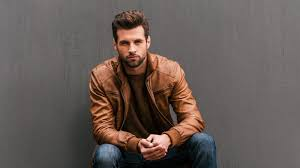
#> input picture images/img1.jpeg, 300 x 168 px
$ python gradients.py
#> lines starting #> are read from the running program, lines starting #| are printed output that depends on the picture; after the words box and inside, x2 and y2 are one past the last pixel; in counts of white or black regions, pixels touching at a corner belong together
import cv2 as cv
import numpy as np

img = cv.imread('./images/img1.jpeg')
#> img is the input picture: shape (168, 300, 3); mean B, G, R 85.8, 90.2, 101.2
img = cv.resize(img,(400,400))
#> img: shape (400, 400, 3)


img = cv.cvtColor(img,cv.COLOR_BGR2GRAY)
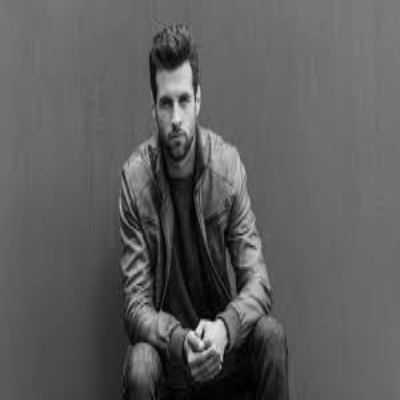
#> img: shape (400, 400); min 0, max 233, mean 93

# Laplacian
lap = cv.Laplacian(img,cv.CV_64F)
lap = np.uint8(np.absolute(lap))


# Sobel
sobelx = cv.Sobel(img,cv.CV_64F,1,0)
sobely = cv.Sobel(img,cv.CV_64F,0,1)
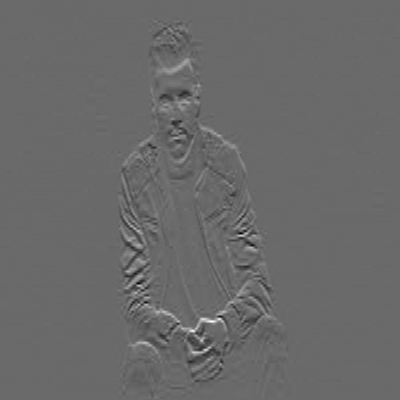
#> sobely: shape (400, 400) float64; min -439, max 613, mean -1.2; drawn with min black and max white
cv.imshow('sobelx',sobelx)
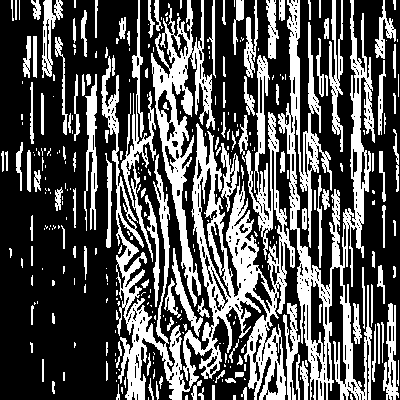
#> window 'sobelx': shape (400, 400); 34% white; 314 white regions (182 under 20 px), largest, box (x1, y1, x2, y2) and area: (101, 55, 295, 400) 17790, (278, 0, 375, 400) 11310, (151, 0, 215, 307) 5482
cv.imshow('sobely',sobely)
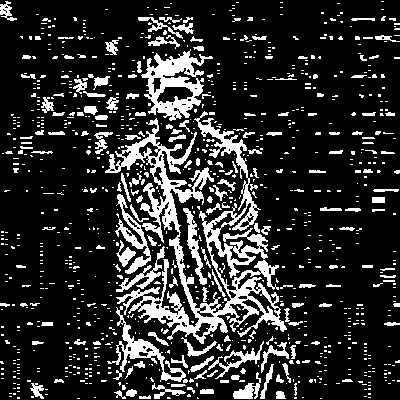
#> window 'sobely': shape (400, 400); 17.8% white; 1005 white regions (821 under 20 px), largest, box (x1, y1, x2, y2) and area: (105, 111, 287, 344) 10102, (141, 49, 213, 121) 2206, (107, 306, 186, 382) 1078
# combined Sobel
sobel = cv.bitwise_or(sobelx,sobely)
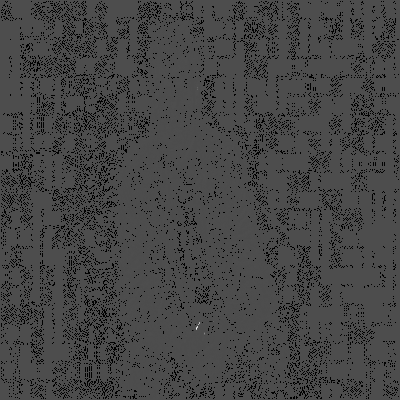
#> sobel: shape (400, 400) float64; 10.03% of the values are NaN or infinite; the others: min -42816, max 98176, mean -29.48; drawn with min black, max white, NaN and infinite black
cv.imshow('Sobel',sobel)
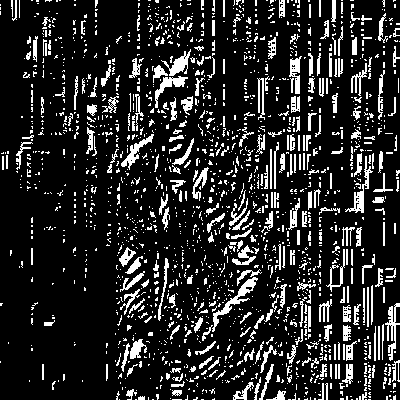
#> window 'Sobel': shape (400, 400); 15.8% white in thin lines or dots

# Canny
canny = cv.Canny(img,150,175)
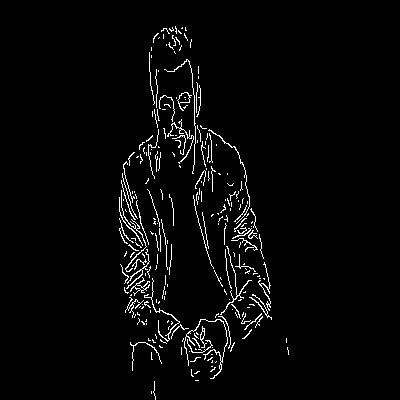
#> canny: shape (400, 400); 2.9% white in thin lines or dots, all inside (x1, y1, x2, y2) = (119, 26, 289, 400)
cv.imshow('canny',canny)

cv.waitKey(0)

$ run again, with images/img2.jpeg copied over images/img1.jpeg
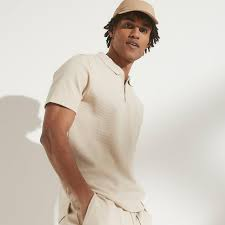
#> input picture images/img2.jpeg, 225 x 225 px
#> img is the input picture: shape (225, 225, 3); mean B, G, R 191.7, 201.9, 210.8
#> `cv.imshow('sobelx',sobelx)`:
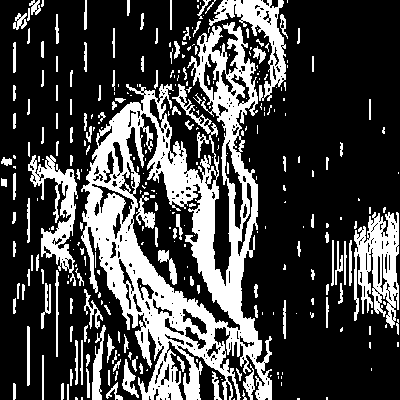
#> window 'sobelx': shape (400, 400); 27.5% white; 309 white regions (172 under 20 px), largest, box (x1, y1, x2, y2) and area: (81, 22, 272, 400) 27092, (354, 212, 399, 328) 3164, (28, 155, 78, 286) 2214
#> `canny = cv.Canny(img,150,175)`:
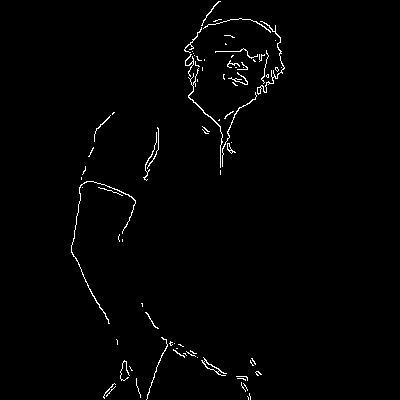
#> canny: shape (400, 400); 1.3% white in thin lines or dots, all inside (x1, y1, x2, y2) = (71, 1, 285, 400)

$ run again, with images/img3.jpeg copied over images/img1.jpeg
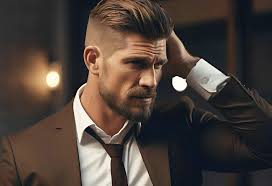
#> input picture images/img3.jpeg, 272 x 186 px
#> img is the input picture: shape (186, 272, 3); mean B, G, R 57.9, 64.4, 75.9
#> `cv.imshow('sobelx',sobelx)`:
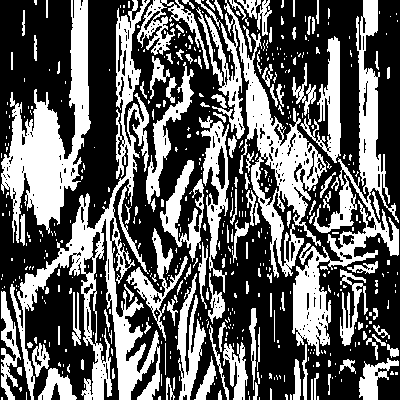
#> window 'sobelx': shape (400, 400); 39% white; 525 white regions (392 under 20 px), largest, box (x1, y1, x2, y2) and area: (10, 0, 160, 400) 11182, (1, 0, 91, 243) 8336, (292, 0, 399, 356) 8311
#> `canny = cv.Canny(img,150,175)`:
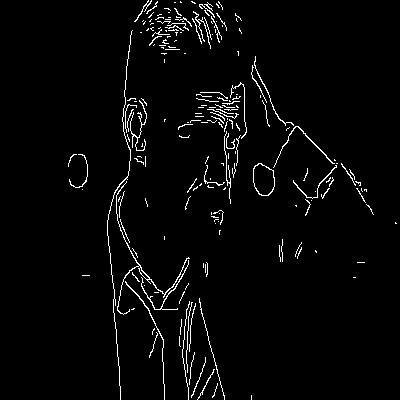
#> canny: shape (400, 400); 2.9% white in thin lines or dots, all inside (x1, y1, x2, y2) = (68, 0, 397, 400)

$ run again, with images/img4.jpeg copied over images/img1.jpeg
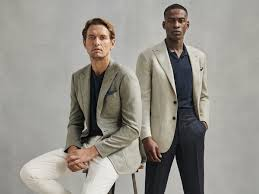
#> input picture images/img4.jpeg, 259 x 194 px
#> img is the input picture: shape (194, 259, 3); mean B, G, R 139.6, 146.5, 149.7
#> `canny = cv.Canny(img,150,175)`:
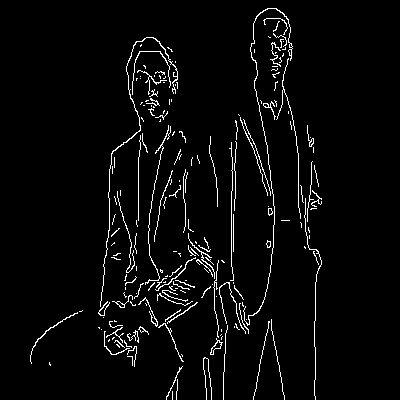
#> canny: shape (400, 400); 3.6% white in thin lines or dots, all inside (x1, y1, x2, y2) = (30, 8, 322, 400)
